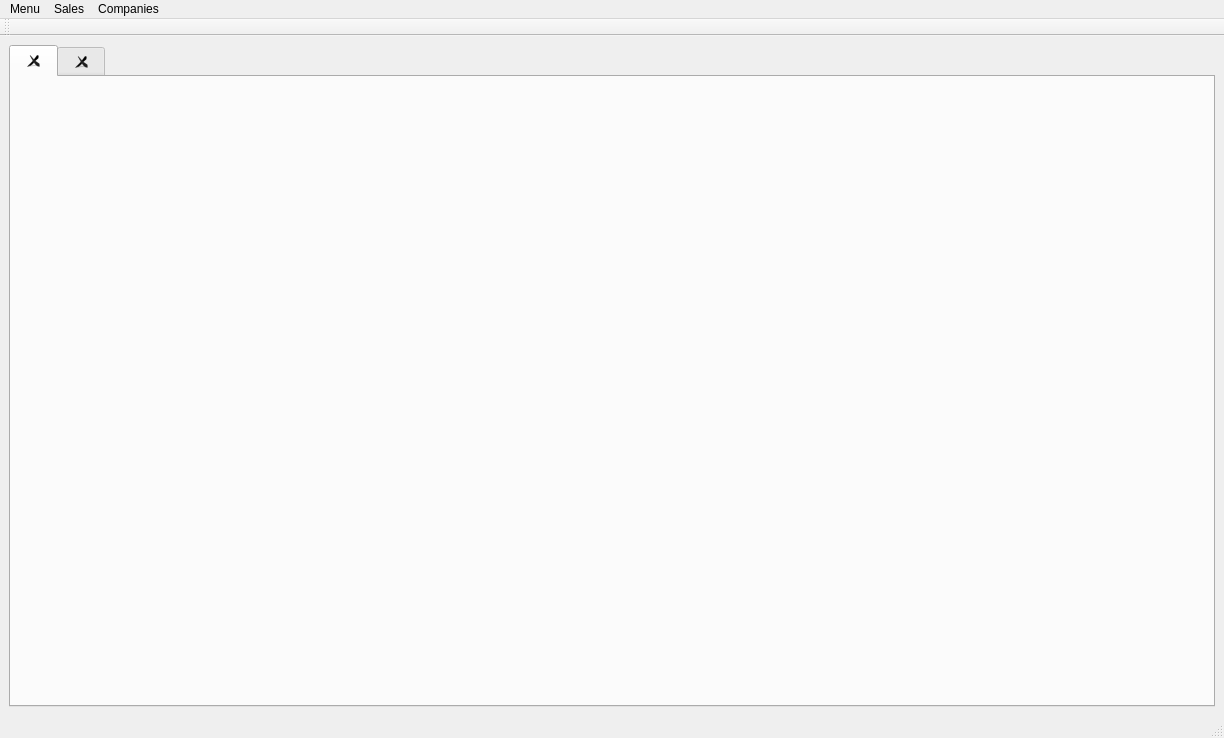
<?xml version="1.0" encoding="UTF-8"?>
<ui version="4.0">
 <class>MainWindow</class>
 <widget class="QMainWindow" name="MainWindow">
  <property name="geometry">
   <rect>
    <x>0</x>
    <y>0</y>
    <width>1224</width>
    <height>738</height>
   </rect>
  </property>
  <property name="windowTitle">
   <string>MainWindow</string>
  </property>
  <widget class="QWidget" name="centralwidget">
   <layout class="QGridLayout" name="gridLayout">
    <item row="0" column="0">
     <widget class="QTabWidget" name="tabWidget">
      <property name="currentIndex">
       <number>0</number>
      </property>
      <property name="elideMode">
       <enum>Qt::ElideNone</enum>
      </property>
      <property name="tabsClosable">
       <bool>true</bool>
      </property>
      <property name="movable">
       <bool>true</bool>
      </property>
      <property name="tabBarAutoHide">
       <bool>true</bool>
      </property>
      <widget class="QWidget" name="widget">
       <attribute name="title">
        <string/>
       </attribute>
      </widget>
      <widget class="QWidget" name="widget_2">
       <attribute name="title">
        <string/>
       </attribute>
      </widget>
     </widget>
    </item>
   </layout>
  </widget>
  <widget class="QMenuBar" name="menubar">
   <property name="geometry">
    <rect>
     <x>0</x>
     <y>0</y>
     <width>1224</width>
     <height>20</height>
    </rect>
   </property>
   <widget class="QMenu" name="menuMenu">
    <property name="title">
     <string>Menu</string>
    </property>
   </widget>
   <widget class="QMenu" name="menuSales">
    <property name="title">
     <string>Sales</string>
    </property>
    <addaction name="actionOrders"/>
   </widget>
   <widget class="QMenu" name="menuCompanies">
    <property name="title">
     <string>Companies</string>
    </property>
    <addaction name="actionCompanies"/>
    <addaction name="actionContacts"/>
   </widget>
   <addaction name="menuMenu"/>
   <addaction name="menuSales"/>
   <addaction name="menuCompanies"/>
  </widget>
  <widget class="QStatusBar" name="statusbar"/>
  <widget class="QToolBar" name="toolBar">
   <property name="windowTitle">
    <string>toolBar</string>
   </property>
   <attribute name="toolBarArea">
    <enum>TopToolBarArea</enum>
   </attribute>
   <attribute name="toolBarBreak">
    <bool>false</bool>
   </attribute>
  </widget>
  <action name="actionCompanies">
   <property name="text">
    <string>Companies</string>
   </property>
  </action>
  <action name="actionContacts">
   <property name="text">
    <string>Contacts</string>
   </property>
  </action>
  <action name="actionOrders">
   <property name="text">
    <string>Orders</string>
   </property>
  </action>
 </widget>
 <resources/>
 <connections/>
</ui>
